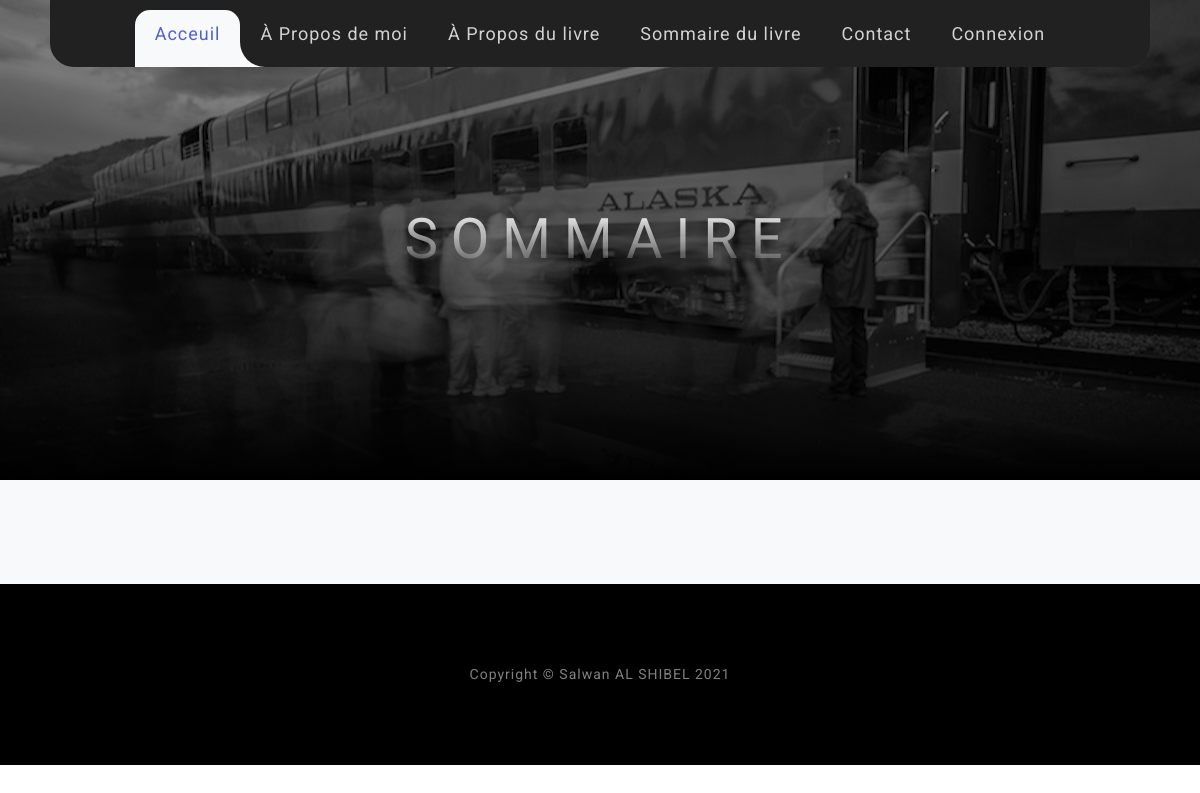
/articles, run on an earlier commit of the app's database.
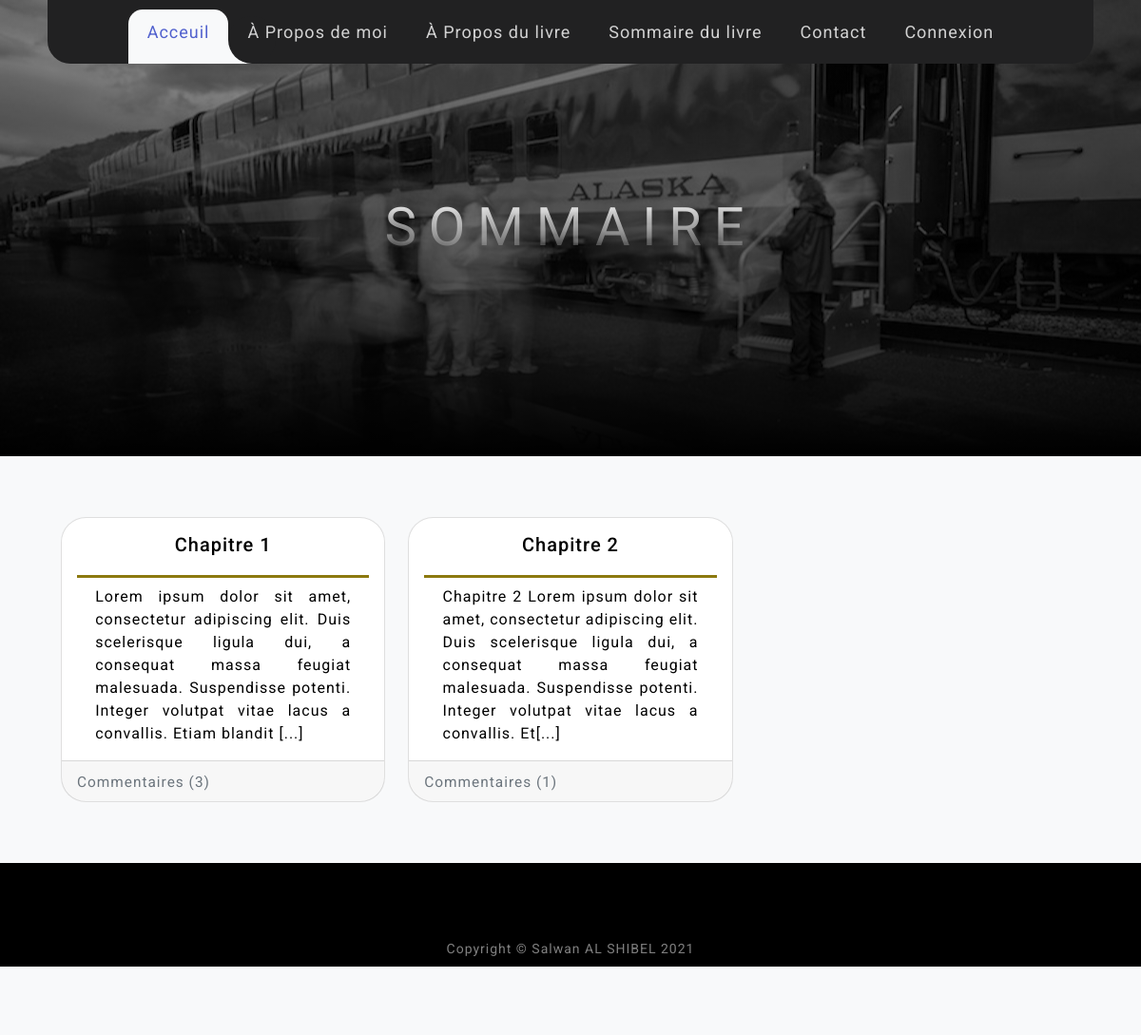
And on a later commit of the database.
### tables this page shows
CREATE TABLE IF NOT EXISTS `posts` (
  `id` int NOT NULL AUTO_INCREMENT,
  `create_date` datetime NOT NULL DEFAULT CURRENT_TIMESTAMP,
  `title` varchar(255) NOT NULL,
  `content` text NOT NULL,
  PRIMARY KEY (`id`)
);

### app/controllers/ArticlesController.php (called while the page is built, shortened)
<?php
class ArticlesController extends Controller
{
    public function index(){
        $articles = $this->ModelArticles->getAll();
        $this->render('allArticles', compact('articles', 'comments'));
    }
}

### index.php (called while the page is built, shortened)
<?php
    require_once (ROOT.'app/models/ModelMain.php');
    $router = new Router();
    $router->requestRoute();
?>

### app/models/ModelArticles.php (called while the page is built, shortened)
<?php
class ModelArticles extends ModelMain{
    public function __construct(){
        $this->table = "posts";
    }
}

### app/models/ModelMain.php (called while the page is built, shortened)
<?php
abstract class ModelMain
{
    private $host = "localhost";
    private $db_name = "jf_alaska";
    private $charset = "utf8";
    private $username = "root";
    private $password = "";
    protected $_connection;
    public $table;
    public function getConnection(){
        $this->_connection = null;
        try{
            $this->_connection = new PDO('mysql:host='.$this->host.';dbname='.$this->db_name.';charset='.$this->charset, $this->username, $this->password);
        }catch(PDOException $exception){
            echo 'Erreur : '. $exception->getMessage();
        }
    }
    public function getAll(){
        $sql = "SELECT * FROM ". $this->table;
        $prepare = $this->_connection->prepare($sql);
        $prepare->execute();
        return $prepare->fetchAll();
    }
}

### app/views/allArticles.php (the view, shortened to what this page needs)
<header class="chaptershead">
    <div class="container d-flex h-100 align-items-center">
        <div class="mx-auto text-center">
            <h1 class="mx-auto my-5 text-uppercase" id="sommaire">Sommaire</h1>
        </div>
    </div>
</header>
<div class="row row-cols-1 row-cols-md-2 row-cols-xl-3 g-4" id="allChapters">
    <?php foreach($articles as $article):?>
        <?php $count = 0;?>
        <?php foreach($comments as $comment):
            if($comment['post_id'] == $article['id']){
            $count = $count + 1;}?>
        <?php endforeach; ?>
        <div class="col">
            <a href="/articles/chapitre/<?= str_replace(' ', '_', $article['id'])?>">
                <div class="card h-100">
                    <div class="card-body">
                        <h5 class="card-title"><?=$article['title']?></h5>
                        <p class="card-text"><?=substr($article['content'],0, 200);?>[...]</p>
                    </div>
                    <div class="card-footer">
                        <small class="text-muted"><?= 'Commentaires (' .$count. ')'?></small>
                    </div>
                </div>
            </a>
        </div>
    <?php endforeach; ?>
</div>

What changed in the data, as far as the page shows it:
added posts: title "Chapitre 1", content "Lorem ipsum dolor sit amet, consectetur adipiscing elit. Duis scelerisque ligula dui, a consequat massa feugiat malesuada. Suspendisse potenti. Integer volutpat vitae lacus a convallis. Etiam blandit", count "3"
added posts: title "Chapitre 2", content "Chapitre 2 Lorem ipsum dolor sit amet, consectetur adipiscing elit. Duis scelerisque ligula dui, a consequat massa feugiat malesuada. Suspendisse potenti. Integer volutpat vitae lacus a convallis. Et", count "1"
